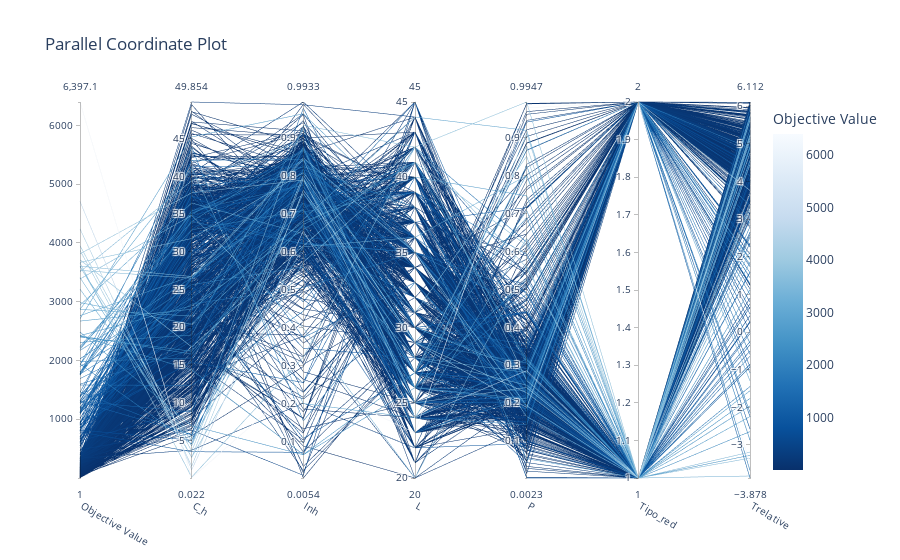

The notebook cell saved with this chart:
### Code cell
vis.plot_parallel_coordinate(study)

### Figure 1 — Plotly figure (JSON) as saved in the notebook; plotly's stock layout.template omitted (floating-point values rounded to 4 significant figures; data arrays with more than 128 entries replaced by an {"elided": "..."} marker saying what was removed)
{"data": [{"dimensions": [{"label": "Objective Value", "range": [1.043, 6397.0], "values": {"elided": "1000 float values"}}, {"label": "C_h", "range": [0.02176, 49.85], "values": {"elided": "1000 float values"}}, {"label": "Inh", "range": [0.005365, 0.9933], "values": {"elided": "1000 float values"}}, {"label": "L", "range": [20, 45], "values": {"elided": "1000 int values"}}, {"label": "P", "range": [0.002348, 0.9947], "values": {"elided": "1000 float values"}}, {"label": "Tipo_red", "range": [1, 2], "values": {"elided": "1000 int values"}}, {"label": "Trelative", "range": [-3.878, 6.112], "values": {"elided": "1000 float values"}}], "labelangle": 30, "labelside": "bottom", "line": {"color": {"elided": "1000 float values"}, "colorbar": {"title": {"text": "Objective Value"}}, "colorscale": [[0, "rgb(247,251,255)"], [0.125, "rgb(222,235,247)"], [0.25, "rgb(198,219,239)"], [0.375, "rgb(158,202,225)"], [0.5, "rgb(107,174,214)"], [0.625, "rgb(66,146,198)"], [0.75, "rgb(33,113,181)"], [0.875, "rgb(8,81,156)"], [1, "rgb(8,48,107)"]], "reversescale": true, "showscale": true}, "type": "parcoords"}], "layout": {"title": {"text": "Parallel Coordinate Plot"}}}
